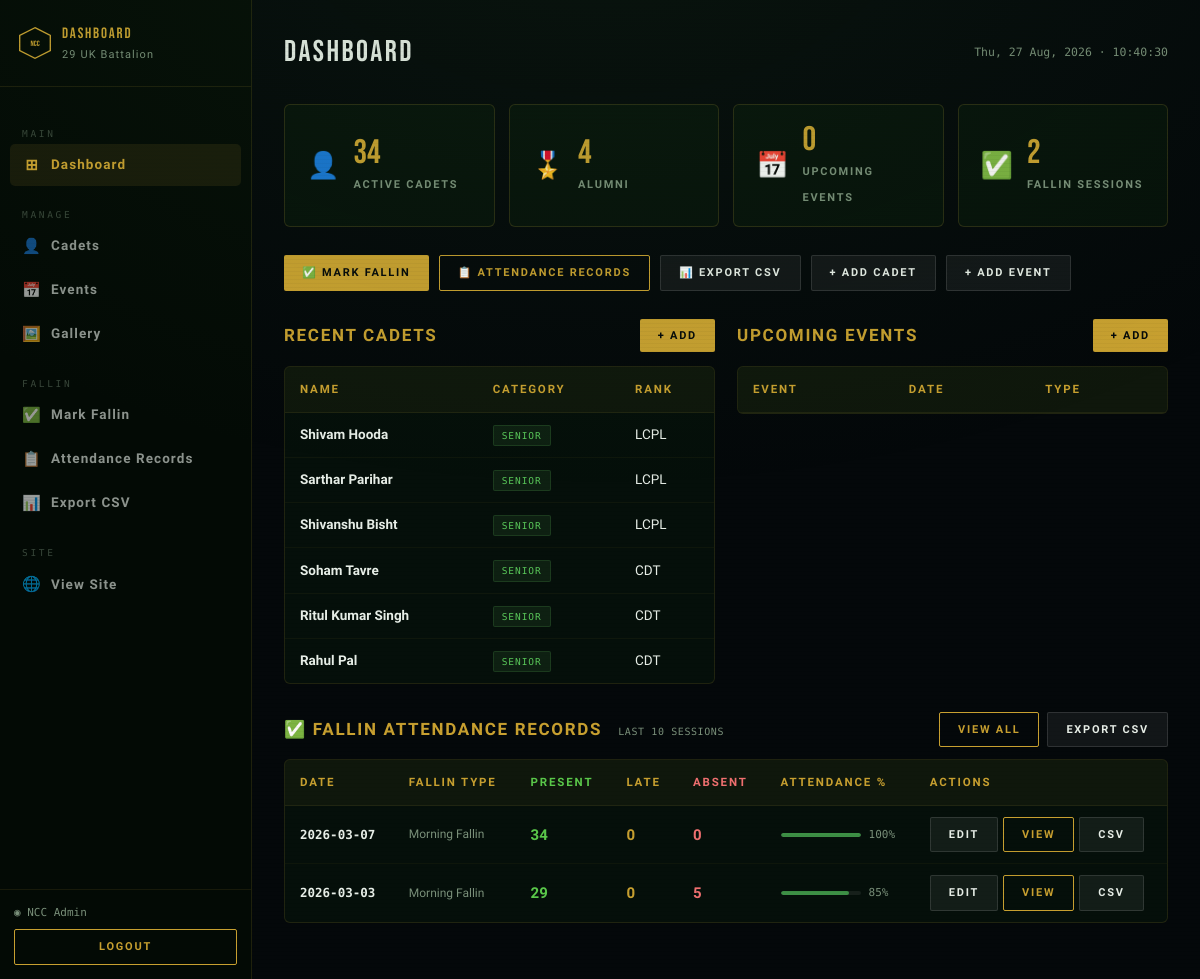
Before: /command-center/dashboard (signed in) with the older database file.
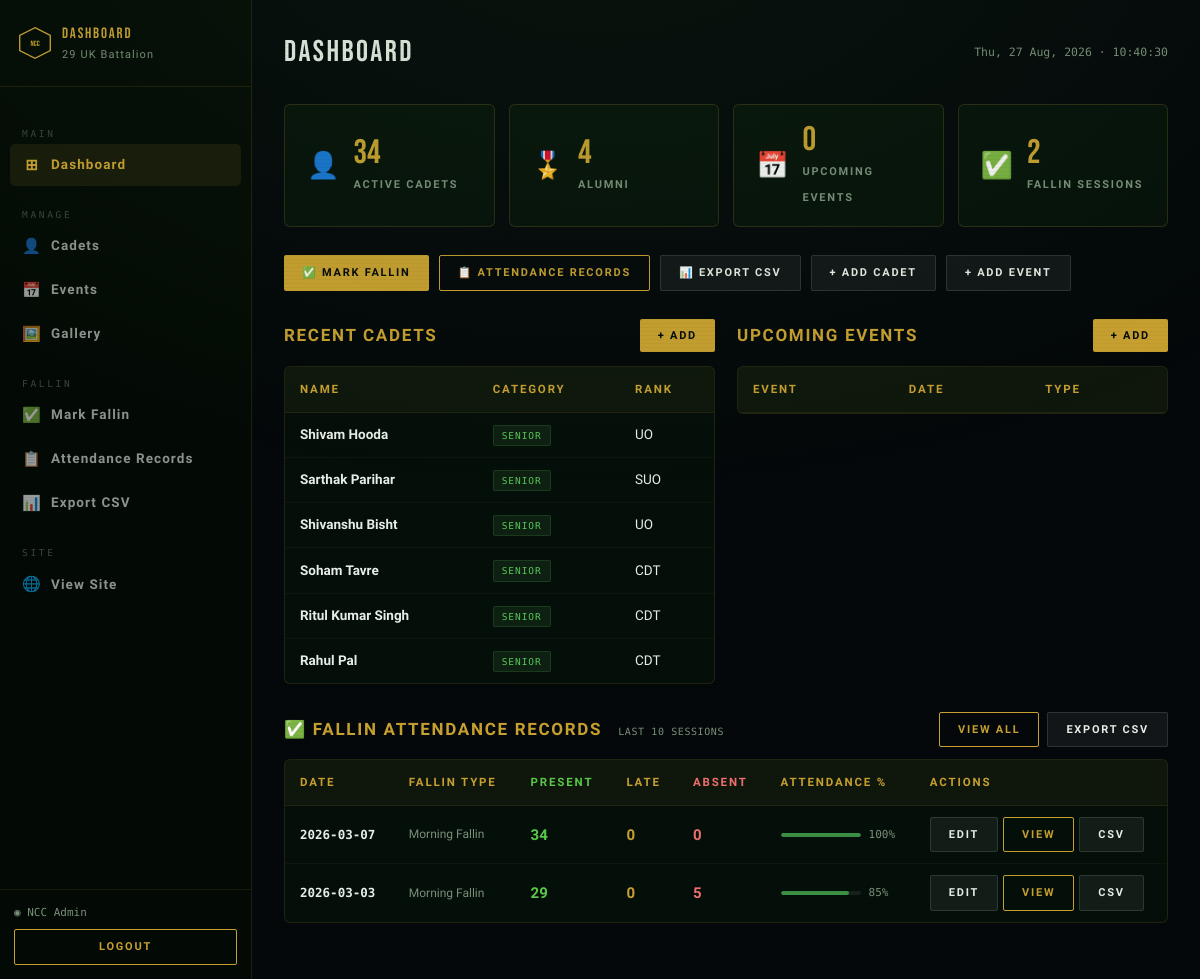
After: the same page with the newer database file.
### tables this page shows
CREATE TABLE cadets (
    id              INTEGER PRIMARY KEY AUTOINCREMENT,
    name            TEXT    NOT NULL,
    rank            TEXT    NOT NULL DEFAULT 'Cadet',
    roll_number     TEXT    UNIQUE,
    batch           TEXT    NOT NULL,
    branch          TEXT,
    chest_number    TEXT,
    photo           TEXT,
    bio             TEXT,
    is_rank_holder  INTEGER DEFAULT 0,
    rank_position   TEXT,
    active          INTEGER DEFAULT 1,
    created_at      TEXT    DEFAULT (datetime('now'))
, ncc_year TEXT DEFAULT '', category TEXT DEFAULT 'Senior');

### app.py (the view)
@app.route('/command-center')
@app.route('/command-center/dashboard')
@admin_required
def admin_dashboard():
    stats = {
        'cadets':        query("SELECT COUNT(*) c FROM cadets WHERE active=1", one=True)['c'],
        'alumni':        query("SELECT COUNT(*) c FROM alumni",                one=True)['c'],
        'events':        query("SELECT COUNT(*) c FROM events WHERE event_date>=date('now')",one=True)['c'],
        'gallery':       query("SELECT COUNT(*) c FROM gallery",               one=True)['c'],
        'att_sessions':  query("SELECT COUNT(DISTINCT date) c FROM attendance",one=True)['c'],
    }
    recent    = query("SELECT * FROM cadets ORDER BY created_at DESC LIMIT 6")
    soon      = query("SELECT * FROM events WHERE event_date>=date('now') ORDER BY event_date LIMIT 5")
    att_dates = query("""
        SELECT date,
               COUNT(*)                                             AS total,
               SUM(CASE WHEN status='present' THEN 1 ELSE 0 END)   AS present_count,
               SUM(CASE WHEN status='absent'  THEN 1 ELSE 0 END)   AS absent_count,
               SUM(CASE WHEN status='late'    THEN 1 ELSE 0 END)   AS late_count,
               MAX(fallin_type)                                     AS fallin_type
        FROM attendance
        GROUP BY date ORDER BY date DESC LIMIT 10
    """)
    return render_template('admin/dashboard.html',
        stats=stats, recent=recent, soon=soon, att_dates=att_dates)

### app.py (called while the page is built)
def get_db():
    if 'db' not in g:
        g.db = sqlite3.connect(DB_PATH)
        g.db.row_factory = sqlite3.Row
        g.db.execute("PRAGMA foreign_keys = ON")
    return g.db

def query(sql, args=(), one=False):
    cur = get_db().execute(sql, args)
    rv  = cur.fetchall()
    return (rv[0] if rv else None) if one else rv

def admin_required(f):
    @wraps(f)
    def dec(*a, **kw):
        if not session.get('admin_id'):
            return redirect(url_for('admin_login'))
        return f(*a, **kw)
    return dec

### templates/admin/dashboard.html (shortened to what the changed rows need)
{% extends 'admin/base.html' %}
{% block content %}
<div style="display:grid;grid-template-columns:1fr 1fr;gap:22px;margin-bottom:28px">
  <div>
    <div class="adm-tw">
      <table class="adm-table">
        <thead><tr><th>Name</th><th>Category</th><th>Rank</th></tr></thead>
        <tbody>
          {% for c in recent %}
          <tr>
            <td style="font-weight:600">{{ c['name'] }}</td>
            <td><span class="sbadge sbadge-active">{{ c['category'] or 'Senior' }}</span></td>
            <td>{{ c['rank_position'] or c['rank'] }}</td>
          </tr>
          {% endfor %}
        </tbody>
      </table>
    </div>
  </div>
  <div>
    <div class="adm-tw">
      <table class="adm-table">
        <thead><tr><th>Event</th><th>Date</th><th>Type</th></tr></thead>
      </table>
    </div>
  </div>
</div>
{% if att_dates %}
<div class="adm-tw" style="margin-bottom:28px">
  <table class="adm-table">
    <thead>
      <tr>
        <th>Date</th><th>Fallin Type</th>
        <th style="color:#5ac84a">Present</th>
        <th style="color:var(--gold)">Late</th>
        <th style="color:#f07070">Absent</th>
        <th>Attendance %</th><th>Actions</th>
      </tr>
    </thead>
  </table>
</div>
{% endif %}
{% endblock %}

Changed rows visible on the page:
changed cadets "Shivam Hooda": rank_position "LCPL" → "UO"
changed cadets: name "Sarthar Parihar" → "Sarthak Parihar"; rank_position "LCPL" → "SUO"
changed cadets "Shivanshu Bisht": rank_position "LCPL" → "UO"
